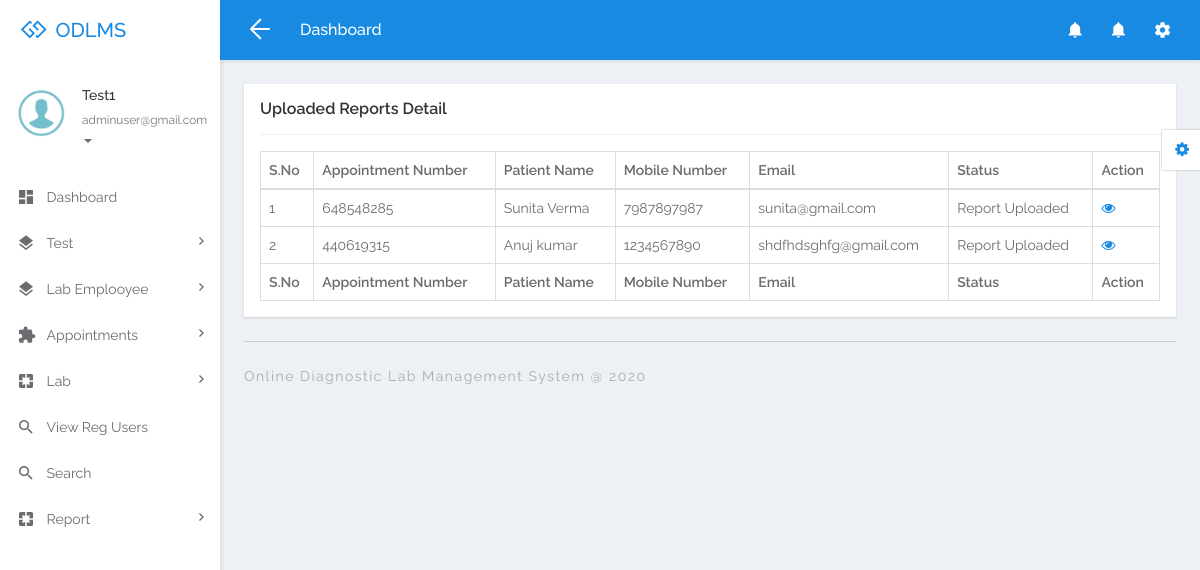
/odlms/admin/uploaded-reports.php (signed in), run on the app's committed database.
### tables this page shows
CREATE TABLE `tblappointment` (
  `ID` int(10) NOT NULL,
  `UserID` int(10) NOT NULL,
  `AppointmentNumber` varchar(50) DEFAULT NULL,
  `PatientName` varchar(120) DEFAULT NULL,
  `Gender` varchar(50) DEFAULT NULL,
  `DOB` varchar(200) DEFAULT NULL,
  `MobileNumber` bigint(10) DEFAULT NULL,
  `Email` varchar(200) DEFAULT NULL,
  `AppointmentDate` varchar(200) DEFAULT NULL,
  `AppointmentTime` varchar(80) DEFAULT NULL,
  `Prescription` varchar(200) DEFAULT NULL,
  `PostDate` timestamp NULL DEFAULT current_timestamp(),
  `Status` varchar(50) DEFAULT NULL,
  `AssignTo` varchar(200) DEFAULT NULL,
  `Remark` varchar(100) DEFAULT NULL,
  `UpdationDate` timestamp NOT NULL DEFAULT current_timestamp(),
  `Report` varchar(200) DEFAULT NULL,
  `ReportUploadedDate` timestamp NULL DEFAULT NULL ON UPDATE current_timestamp()
);

### odlms/admin/uploaded-reports.php (the view, shortened to what this page needs)
<?php
if (strlen($_SESSION['odlmsaid']==0)) {
  header('location:logout.php');
  } else{
  ?>
<!DOCTYPE html>
<html lang="en">
<head>
	<link rel="stylesheet" href="libs/bower/font-awesome/css/font-awesome.min.css">
	<link rel="stylesheet" href="libs/bower/material-design-iconic-font/dist/css/material-design-iconic-font.css">
	<link rel="stylesheet" href="libs/bower/animate.css/animate.min.css">
	<link rel="stylesheet" href="libs/bower/fullcalendar/dist/fullcalendar.min.css">
	<link rel="stylesheet" href="libs/bower/perfect-scrollbar/css/perfect-scrollbar.css">
	<link rel="stylesheet" href="assets/css/bootstrap.css">
	<link rel="stylesheet" href="assets/css/core.css">
	<link rel="stylesheet" href="assets/css/app.css">
</head>
<body class="menubar-left menubar-unfold menubar-light theme-primary">
<?php include_once('includes/header.php');?>
<?php include_once('includes/sidebar.php');?>
<main id="app-main" class="app-main">
  <div class="wrap">
	<section class="app-content">
		<div class="row">
			<div class="col-md-12">
				<div class="widget">
					<header class="widget-header">
						<h4 class="widget-title">Uploaded Reports Detail</h4>
					</header>
					<hr class="widget-separator">
					<div class="widget-body">
						<div class="table-responsive">
							<table class="table table-bordered table-hover js-basic-example dataTable table-custom">
								<thead>
									<tr>
										<th>S.No</th>
										<th>Appointment Number</th>
										<th>Patient Name</th>
										<th>Mobile Number</th>
										<th>Email</th>
										<th>Status</th>
										<th>Action</th>
									</tr>
								</thead>
								<tbody>
                  <?php
$sql="SELECT * from  tblappointment where Status='Report Uploaded'";
$query = $dbh -> prepare($sql);
$query->execute();
$results=$query->fetchAll(PDO::FETCH_OBJ);
$cnt=1;
if($query->rowCount() > 0)
{
foreach($results as $row)
{               ?>
									<tr>
										<td><?php echo htmlentities($cnt);?></td>
										<td><?php  echo htmlentities($row->AppointmentNumber);?></td>
										<td><?php  echo htmlentities($row->PatientName);?></td>
										<td><?php  echo htmlentities($row->MobileNumber);?></td>
										<td><?php  echo htmlentities($row->Email);?></td>
                                       <td><?php  echo htmlentities($row->Status);?></td>
										<td><a href="view-samplereceived-detail.php?editid=<?php echo htmlentities ($row->ID);?>&&aptid=<?php echo htmlentities ($row->AppointmentNumber);?>"><i class="fa fa-eye" aria-hidden="true"></i></a></td>
									</tr>
								 <?php $cnt=$cnt+1;}} ?>
								</tbody>
                  <tfoot>
                  <tr>
                  <th>S.No</th>
										<th>Appointment Number</th>
										<th>Patient Name</th>
										<th>Mobile Number</th>
										<th>Email</th>
										<th>Status</th>
										<th>Action</th>
                  </tr>
                </tfoot>
							</table>
						</div>
					</div>
				</div>
			</div>
		</div>
	</section>
</div>
  <?php include_once('includes/footer.php');?>
</main>
<?php include_once('includes/customizer.php');?>
</body>
</html>
<?php }  ?>

### odlms/admin/includes/sidebar.php (shortened to what this page needs)
<aside id="menubar" class="menubar light">
  <div class="app-user">
    <div class="media">
      <div class="media-left">
        <div class="avatar avatar-md avatar-circle">
          <a href="javascript:void(0)"><img class="img-responsive" src="assets/images/images.png" alt="avatar"/></a>
        </div>
      </div>
      <div class="media-body">
        <div class="foldable">
          <?php
$aid=$_SESSION['odlmsaid'];
$sql="SELECT AdminName,Email from  tbladmin where ID=:aid";
$query = $dbh -> prepare($sql);
$query->bindParam(':aid',$aid,PDO::PARAM_STR);
$query->execute();
$results=$query->fetchAll(PDO::FETCH_OBJ);
$cnt=1;
if($query->rowCount() > 0)
{
foreach($results as $row)
{               ?>
          <h5><a href="javascript:void(0)" class="username"><?php  echo $row->AdminName;?></a></h5><?php $cnt=$cnt+1;}} ?>
          <ul>
            <li class="dropdown">
              <a href="javascript:void(0)" class="dropdown-toggle usertitle" data-toggle="dropdown" aria-haspopup="true" aria-expanded="false">
                <small><?php  echo $row->Email;?></small>
                <span class="caret"></span>
              </a>
            </li>
          </ul>
        </div>
      </div>
    </div>
  </div>
  <div class="menubar-scroll">
    <div class="menubar-scroll-inner">
      <ul class="app-menu">
        <li class="has-submenu">
          <a href="dashboard.php">
            <i class="menu-icon zmdi zmdi-view-dashboard zmdi-hc-lg"></i>
            <span class="menu-text">Dashboard</span>
          </a>
        </li>
        <li class="has-submenu">
          <a href="javascript:void(0)" class="submenu-toggle">
            <i class="menu-icon zmdi zmdi-layers zmdi-hc-lg"></i>
            <span class="menu-text">Test</span>
            <i class="menu-caret zmdi zmdi-hc-sm zmdi-chevron-right"></i>
          </a>
        </li>
        <li class="has-submenu">
          <a href="javascript:void(0)" class="submenu-toggle">
            <i class="menu-icon zmdi zmdi-layers zmdi-hc-lg"></i>
            <span class="menu-text">Lab Emplooyee</span>
            <i class="menu-caret zmdi zmdi-hc-sm zmdi-chevron-right"></i>
          </a>
        </li>
        <li class="has-submenu">
          <a href="javascript:void(0)" class="submenu-toggle">
            <i class="menu-icon zmdi zmdi-puzzle-piece zmdi-hc-lg"></i>
            <span class="menu-text">Appointments</span>
            <i class="menu-caret zmdi zmdi-hc-sm zmdi-chevron-right"></i>
          </a>
        </li>
        <li class="has-submenu">
          <a href="javascript:void(0)" class="submenu-toggle">
            <i class="menu-icon zmdi zmdi-pages zmdi-hc-lg"></i>
            <span class="menu-text">Lab</span>
            <i class="menu-caret zmdi zmdi-hc-sm zmdi-chevron-right"></i>
          </a>
        </li>
<li>
          <a href="view-regusers.php">
            <i class="menu-icon zmdi zmdi-search zmdi-hc-lg"></i>
            <span class="menu-text">View Reg Users</span>
          </a>
        </li>
        <li>
          <a href="search.php">
            <i class="menu-icon zmdi zmdi-search zmdi-hc-lg"></i>
            <span class="menu-text">Search</span>
          </a>
        </li>
<li class="has-submenu">
          <a href="javascript:void(0)" class="submenu-toggle">
            <i class="menu-icon zmdi zmdi-pages zmdi-hc-lg"></i>
            <span class="menu-text">Report</span>
            <i class="menu-caret zmdi zmdi-hc-sm zmdi-chevron-right"></i>
          </a>
        </li>
      </ul>
    </div>
  </div>
</aside>

### data on the page
tblappointment: AppointmentNumber "648548285", PatientName "Sunita Verma", MobileNumber "7987897987", Email "sunita@gmail.com", Status "Report Uploaded"
tblappointment: AppointmentNumber "440619315", PatientName "Anuj kumar", MobileNumber "1234567890", Email "shdfhdsghfg@gmail.com", Status "Report Uploaded"

### other printed values
$row->AdminName "Test1"
$row->Email "adminuser@gmail.com"
